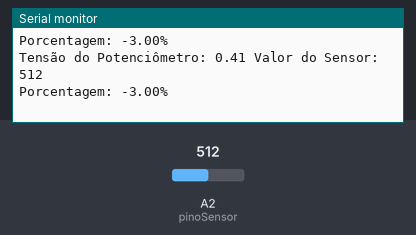
This sketch was run on a simulated Arduino Uno, built with avr-gcc and run on an emulated ATmega328P. Shown: the last lines printed to the serial monitor. The inputs (shaded band) are chosen by the test bench; at power-on: A2 (pinoSensor) = 512.

Above: at 1.3 s.
1.4 s: A2 (pinoSensor) set to 716
At 2.7 s:
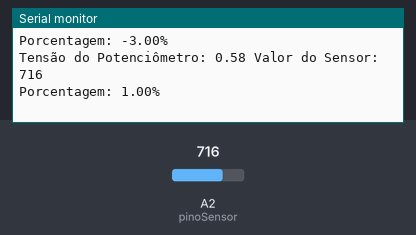
2.9 s: A2 (pinoSensor) set to 900
At 4.0 s:
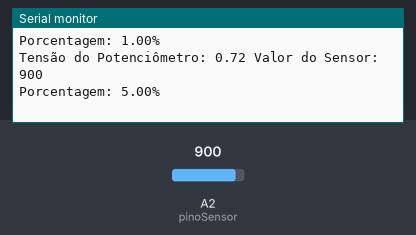
Timing chart, 0 to 5.9 s (numbered marks = the images above; inputs shaded):
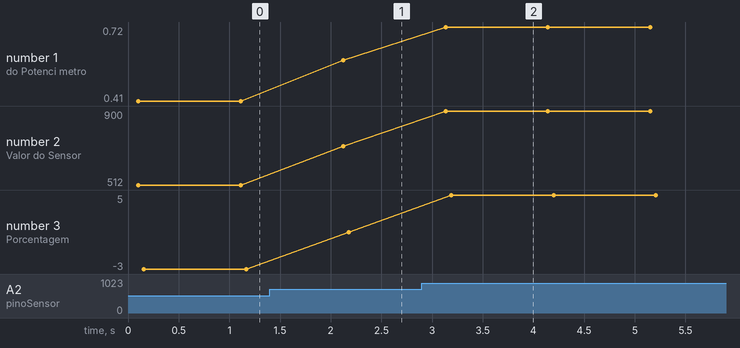

Measured:
- after the input at 1.4 s, the serial monitor: prints a new line after 0.72 s (image 1)
- after the input at 2.9 s, the serial monitor: prints a new line after 0.23 s (image 2)
- plotted number 1: 0.41 → 0.58 after the input at 1.4 s, 0.58 → 0.72 after the input at 2.9 s
- plotted number 2: 512 → 716 after the input at 1.4 s, 716 → 900 after the input at 2.9 s
- plotted number 3: -3 → 1 after the input at 1.4 s, 1 → 5 after the input at 2.9 s

The sketch:

potenciometro.ino
```cpp
#define pinoSensor 2
int valorSensor = 0;
float voltagem, porcentagem;

void setup() {
  Serial.begin(9600);
  delay(100);
}

void loop() {
  valorSensor = analogRead(pinoSensor);
  voltagem = valorSensor * (3.3/4098);
  porcentagem = (valorSensor * 100)/4095;
  String frase = "Tensão do Potenciômetro: ";
  frase += voltagem;
  frase += " Valor do Sensor: ";
  frase += valorSensor;
  frase += " \nPorcentagem: ";
  frase += porcentagem;
  frase += "%";
  Serial.println(frase);
  delay(1000);
}
```
